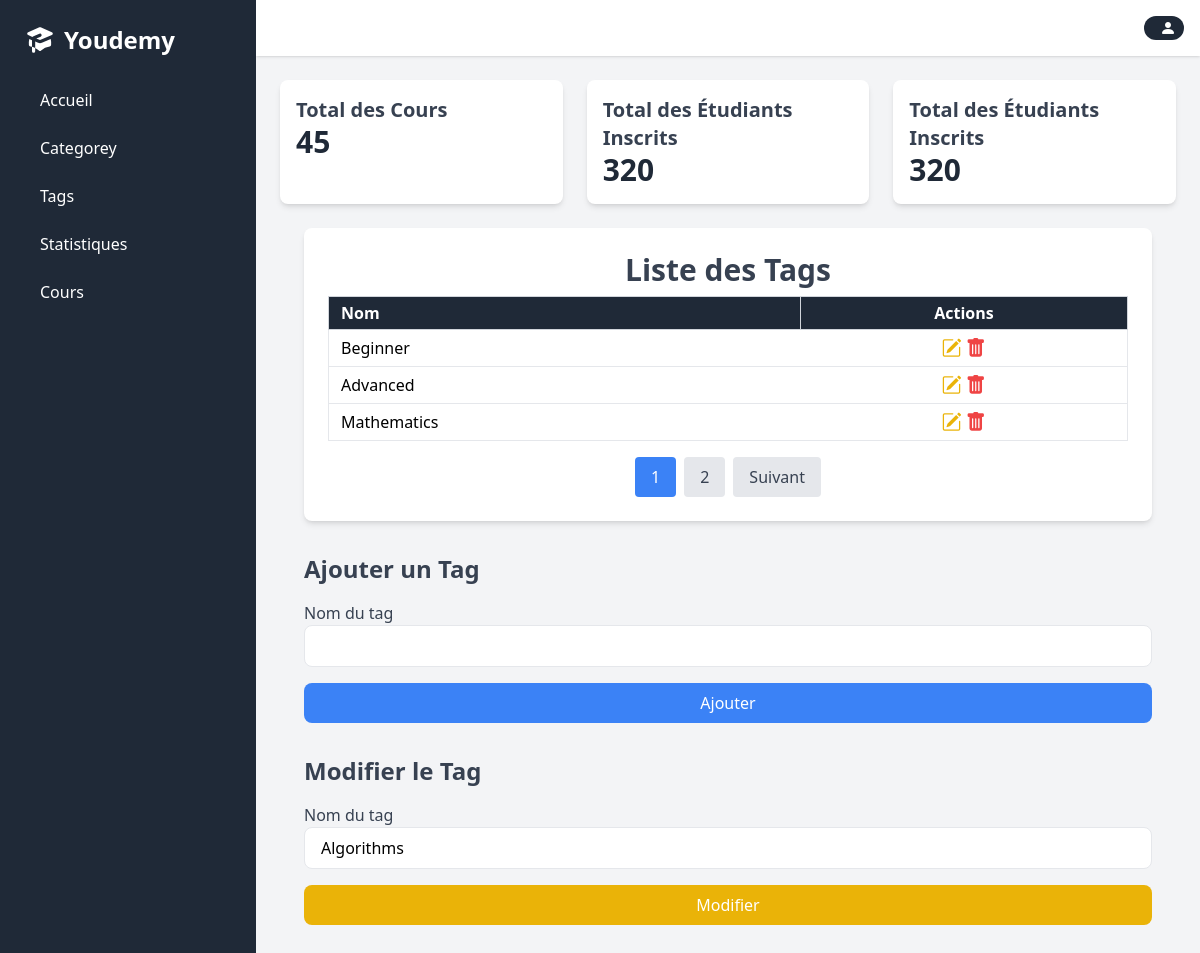
Screenshot of /views/layouts/dashbord.php?page=tags&id=5 with the database file from the repository.
### tables this page shows
CREATE TABLE tags (
    id INT AUTO_INCREMENT PRIMARY KEY,
    name VARCHAR(255) NOT NULL
);

### config/database.php (called while the page is built)
<?php
class Database {
    private $host = 'localhost';
    private $dbname = 'Youdemy';
    private $username = 'root';
    private $password = '';
    public $pdo;
    public function __construct() {
        try {
            $this->pdo = new PDO("mysql:host=$this->host;dbname=$this->dbname", $this->username, $this->password);
            $this->pdo->setAttribute(PDO::ATTR_ERRMODE, PDO::ERRMODE_EXCEPTION);
        } catch(PDOException $e) {
            echo 'Connection failed: ' . $e->getMessage();
        }
    }
    public function getConnection() {
        return $this->pdo;
    }
}
?>

### model/tags.php (called while the page is built, shortened)
<?php
require_once __DIR__ . '/../config/database.php';
class Tag {
    private $db;
    public function __construct() {
        $database = new Database();
        $this->db = $database->getConnection();
    }
    public function findById($id) {
        $sql = "SELECT * FROM tags WHERE id = :id";
        $stmt = $this->db->prepare($sql);
        $stmt->bindParam(':id', $id, PDO::PARAM_INT);
        $stmt->execute();
        $row = $stmt->fetch(PDO::FETCH_ASSOC);
        return $row;
    }
    public function readAllPaginated($page, $resultsPerPage) {
        $offset = ($page - 1) * $resultsPerPage;
        $sql = "SELECT id, name FROM tags LIMIT :offset, :resultsPerPage";
        $stmt = $this->db->prepare($sql);
        $stmt->bindValue(':offset', $offset, PDO::PARAM_INT);
        $stmt->bindValue(':resultsPerPage', $resultsPerPage, PDO::PARAM_INT);
        $stmt->execute();
        return $stmt->fetchAll(PDO::FETCH_ASSOC);
    }
    public function countAllTags() {
        $sql = "SELECT COUNT(*) AS total FROM tags";
        $stmt = $this->db->prepare($sql);
        $stmt->execute();
        return $stmt->fetch(PDO::FETCH_ASSOC)['total'];
    }
}

### controller/tagsController.php (called while the page is built, shortened)
<?php
require_once __DIR__ . '/../model/tags.php';
class TagController {
    private $modelTag;
    public function __construct() {
        $this->modelTag = new Tag();
    }
    public function getById($id) {
        $result = $this->modelTag->findById($id);
        if ($result) {
            return ['success' => true, 'data' => $result];
        } else {
            return ['success' => false, 'message' => 'Tag not found.'];
        }
    }
    public function getPaginatedTags($page, $resultsPerPage) {
        $totalTags = $this->modelTag->countAllTags();
        $totalPages = ceil($totalTags / $resultsPerPage);
        $Tags = $this->modelTag->readAllPaginated($page, $resultsPerPage);
        return [
            'tags' => $Tags,
            'totalPages' => $totalPages,
            'currentPage' => $page
        ];
    }
}

### views/tags.php (the view, shortened to what this page needs)
<?php require_once __DIR__ . "/../controller/tagsController.php" ?>
<div class="container mx-auto p-6 bg-white shadow-md rounded-lg">
    <h1 class="text-3xl font-semibold text-center text-gray-700 mb-2">Liste des Tags</h1>
    <div class="overflow-x-auto">
        <table class="table-auto w-full text-left border-collapse border border-gray-200">
            <thead class="bg-gray-800 text-white">
                <tr>
                    <th class="px-3 py-1 border border-gray-300">Nom</th>
                    <th class="px-3 py-1 border border-gray-300 text-center">Actions</th>
                </tr>
            </thead>
            <tbody>
                <?php if (!empty($Tags)): ?>
                    <?php foreach ($Tags as $tag): ?>
                        <tr class="hover:bg-gray-100 border-b border-gray-200">
                            <td class="px-3 py-1"><?= $tag['name']; ?></td>
                            <td class="px-3 py-1 text-center">
                                <a href="dashbord.php?page=tags&id=<?= $tag['id']; ?>"                                    class="inline-block text-yellow-500 hover:text-yellow-600">
                                    <i class="bi bi-pencil-square text-xl"></i>
                                </a>
                                <form action="../../index.php?action=deleteTags" method="POST" class="inline-block" onsubmit="return confirm('Êtes-vous sûr de vouloir supprimer ce tag ?');">
                                    <button type="submit" class="text-red-500 hover:text-red-600">
                                        <i class="bi bi-trash-fill text-xl"></i>
                                    </button>
                                </form>
                            </td>
                        </tr>
                    <?php endforeach; ?>
                <?php else: ?>
                    <tr>
                        <td colspan="3" class="px-3 py-1 text-center text-gray-500">Aucun tag trouvé.</td>
                    </tr>
                <?php endif; ?>
            </tbody>
        </table>
    </div>
    <div class="mt-4 flex justify-center space-x-2">
        <?php for ($i = 1; $i <= $totalPages; $i++): ?>
            <a href="dashbord.php?page=tags&p=<?= $i; ?>"
               class="px-4 py-2 <?= $i == $currentPage ? 'bg-blue-500 text-white' : 'bg-gray-200 hover:bg-gray-300 text-gray-700'; ?> rounded">
                <?= $i; ?>
            </a>
        <?php endfor; ?>
        <?php if ($currentPage < $totalPages): ?>
            <a href="dashbord.php?page=tags&p=<?= $currentPage + 1; ?>"
               class="px-4 py-2 bg-gray-200 hover:bg-gray-300 text-gray-700 rounded">Suivant</a>
        <?php endif; ?>
    </div>
</div>
<div class="mt-8">
    <h2 class="text-2xl font-semibold text-gray-700 mb-4">Ajouter un Tag</h2>
    <form action="../../index.php?action=createTags" method="POST" class="space-y-4">
        <div>
            <label for="tag_name" class="block text-gray-700">Nom du tag</label>
            <input type="text" name="tag_name" id="tag_name" class="w-full px-4 py-2 border rounded-lg focus:outline-none focus:ring-2 focus:ring-blue-500" required>
        </div>
        <div>
            <button type="submit" class="w-full bg-blue-500 text-white px-4 py-2 rounded-lg hover:bg-blue-600">Ajouter</button>
        </div>
    </form>
</div>
<?php if (isset($_GET['id'])): ?>
<div class="mt-8">
    <h2 class="text-2xl font-semibold text-gray-700 mb-4">Modifier le Tag</h2>
    <?php
    $tagId = $_GET['id'];
    $tagController = new TagController();
    $tag = $tagController->getById($tagId);
    if ($tag): ?>
        <form action="../../index.php?action=editTags" method="POST" class="space-y-4">
            <div>
                <label for="tag_name" class="block text-gray-700">Nom du tag</label>
                <input type="text" name="name" id="name" value="<?= htmlspecialchars($tag['data']['name']); ?>" class="w-full px-4 py-2 border rounded-lg focus:outline-none focus:ring-2 focus:ring-blue-500" required>
            </div>
            <div>
                <button type="submit" class="w-full bg-yellow-500 text-white px-4 py-2 rounded-lg hover:bg-yellow-600">Modifier</button>
            </div>
        </form>
    <?php else: ?>
        <p class="text-red-500">Tag non trouvé.</p>
    <?php endif; ?>
</div>
<?php endif; ?>

### rows the page displays
tags: name "Beginner"
tags: name "Advanced"
tags: name "Mathematics"
tags: name "Algorithms"
